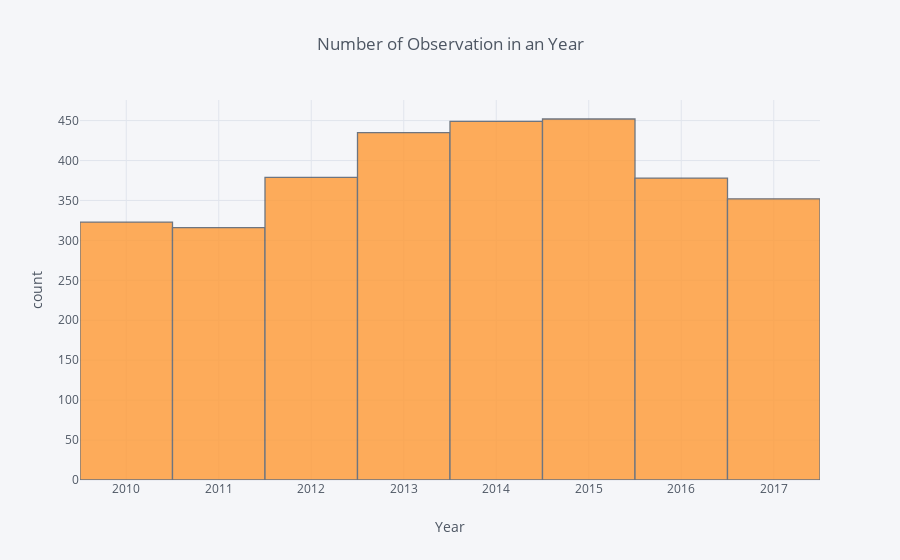

Write notebook code for a chart like this one.
### Code cell
df['Year'].iplot(kind='hist', xTitle='Year',yTitle='count', title='Number of Observation in an Year')

### Figure 1 — Plotly figure (JSON) as saved in the notebook; plotly's stock layout.template omitted (floating-point values rounded to 4 significant figures; data arrays with more than 128 entries replaced by an {"elided": "..."} marker saying what was removed)
{"data": [{"histfunc": "count", "histnorm": "", "marker": {"color": "rgba(255, 153, 51, 1.0)", "line": {"color": "#4D5663", "width": 1.3}}, "name": "Year", "opacity": 0.8, "orientation": "v", "type": "histogram", "uid": "cabd5922-b2fe-474c-be6e-2b9d25810b96", "x": {"elided": "3084 int values"}}], "layout": {"barmode": "overlay", "legend": {"bgcolor": "#F5F6F9", "font": {"color": "#4D5663"}}, "paper_bgcolor": "#F5F6F9", "plot_bgcolor": "#F5F6F9", "title": {"font": {"color": "#4D5663"}, "text": "Number of Observation in an Year"}, "xaxis": {"gridcolor": "#E1E5ED", "showgrid": true, "tickfont": {"color": "#4D5663"}, "title": {"font": {"color": "#4D5663"}, "text": "Year"}, "zerolinecolor": "#E1E5ED"}, "yaxis": {"gridcolor": "#E1E5ED", "showgrid": true, "tickfont": {"color": "#4D5663"}, "title": {"font": {"color": "#4D5663"}, "text": "count"}, "zerolinecolor": "#E1E5ED"}}}
